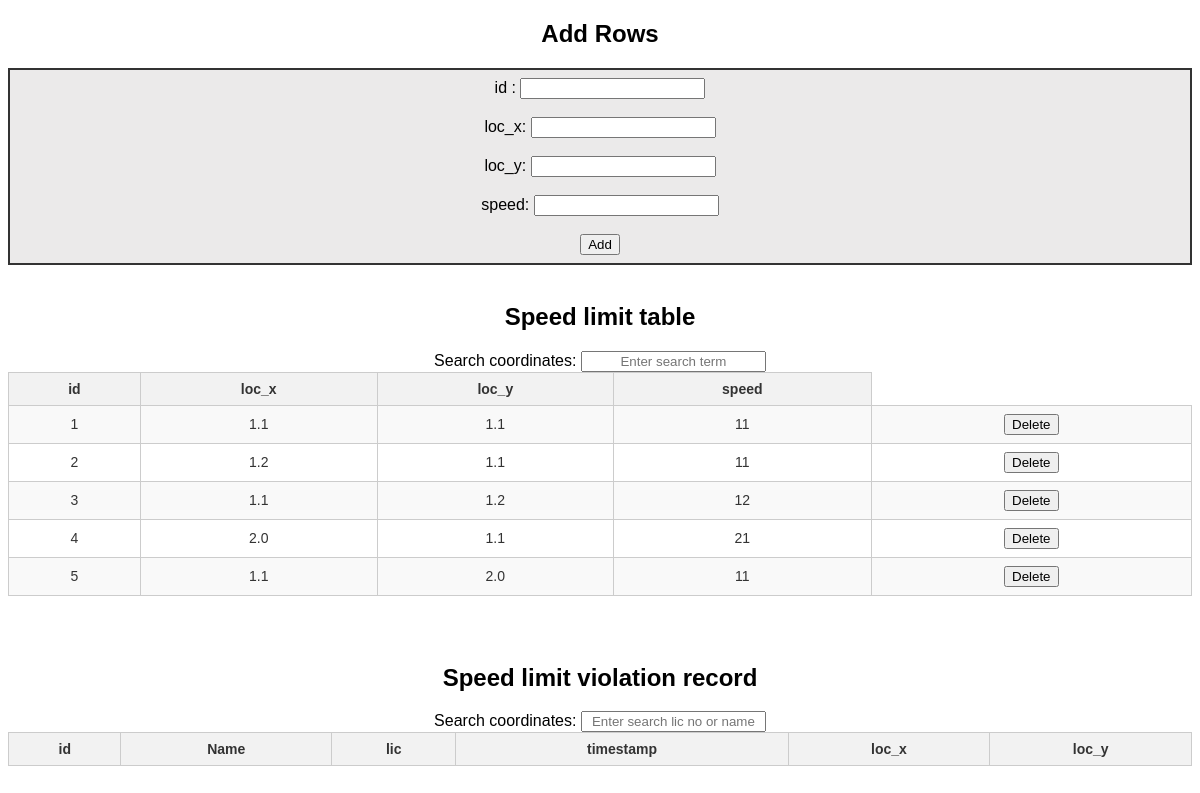
The app's page /, older data.
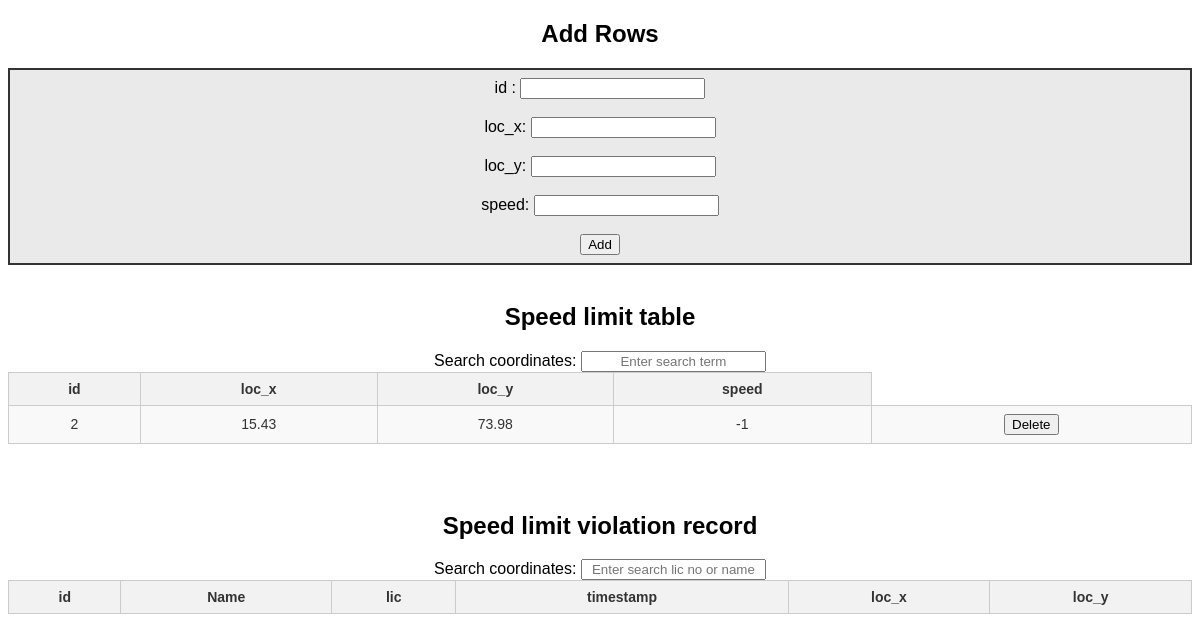
The same page, newer data.
### tables this page shows
CREATE TABLE location (id INTEGER PRIMARY KEY, loc_x real, loc_y real, speed INTEGER);

### app.py (the view)
@app.route('/')
def display_table():
    conn = sqlite3.connect('sample.db')
    cursor = conn.cursor()
    cursor.execute("SELECT * FROM location")
    data = cursor.fetchall()
    conn.close()
    conn = sqlite3.connect('sample.db')
    cursor = conn.cursor()
    cursor.execute("SELECT * FROM violations")
    data2 = cursor.fetchall()
    conn.close()
    return render_template('table.html', data=data, data2=data2)

### templates/table.html (shortened to what this page needs)
<!DOCTYPE html>
<html>
<head>
</head>
<body>
	<h2>Add Rows</h2>
	<form id="add_row_form" method="POST" action="{{ '/add_row' }}">
		<label for="id">id   :</label>
		<input type="number" name="id" required><br><br>
		<label for="loc_x">loc_x:</label>
		<input type="number" name="loc_x" step="0.001" required><br><br>
		<label for="loc_y">loc_y:</label>
		<input type="number" name="loc_y" step="0.001" required><br><br>
		<label for="speed">speed:</label>
		<input type="number" name="speed" required><br><br>
		<input class="button" type="submit" value="Add">
	</form>
	<br>
	<h2>Speed limit table</h2>
	<label for="search">Search coordinates:</label>
    <input type="text" id="search" placeholder="Enter search term">
    <table id="myTable">
		<tr>
			<th>id</th>
			<th>loc_x</th>
			<th>loc_y</th>
            <th>speed</th>
		</tr>
		{% for row in data %}
			<tr id="row-{{ row[0] }}">
				<td>{{ row[0] }}</td>
				<td>{{ row[1] }}</td>
				<td>{{ row[2] }}</td>
                <td>{{ row[3] }}</td>
				<td>
					<form method="POST" action="{{ '/delete' }}">
						<input type="submit" value="Delete">
					</form>
				</td>
			</tr>
		{% endfor %}
	</table>
	<br>
    <h2>Speed limit violation record</h2>
	<label for="search">Search coordinates:</label>
    <input type="text" id="search2" placeholder="Enter search lic no or name">
	<table id="mytable2">
		<tr>
			<th>id</th>
			<th>Name</th>
			<th>lic</th>
			<th>timestamp</th>
			<th>loc_x</th>
            <th>loc_y</th>
		</tr>
	</table>
</body>
</html>

### templates/table.html (style rules this page uses)
* { font-family: Arial, sans-serif; text-align: center; }
input.button { align-self: center; }
#add_row_form { border: 2px solid #333; padding: 8px; background-color: #ebeaea; margin: 2px,30px,10px,30px; text-align: center; }
table { border-collapse: collapse; width: 100%; font-family: Arial, sans-serif; font-size: 14px; text-align: center; color: #333; margin-bottom: 30px; }
th, td { border: 1px solid #ccc; padding: 8px; }
th { background-color: #f2f2f2; font-weight: bold; }
tr:nth-child(even) { background-color: #f9f9f9; }

Row changes from the older to the newer data that the page shows:
removed location: id "1", loc_x "1.1", loc_y "1.1", speed "11"
removed location: id "3", loc_x "1.1", loc_y "1.2", speed "12"
removed location: id "4", loc_x "2.0", loc_y "1.1", speed "21"
removed location: id "5", loc_x "1.1", loc_y "2.0", speed "11"
changed location id 2: loc_x "1.2" → "15.43"; loc_y "1.1" → "73.98"; speed "11" → "-1"
